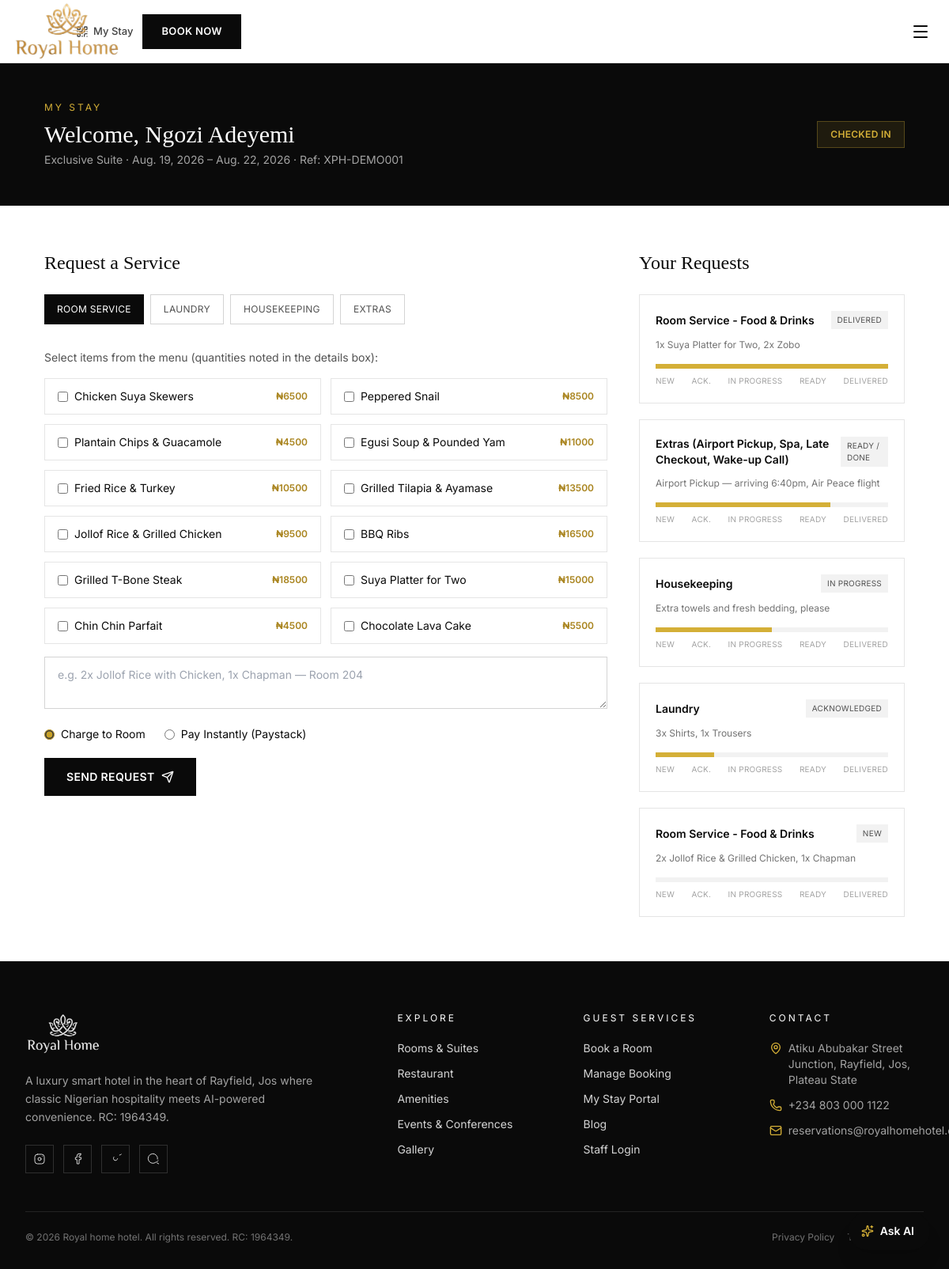
Page /my-stay/XPH-DEMO001/ on the committed database.
### bookings/models.py (models this page shows, shortened)
class Booking(models.Model):
    STATUS_CHOICES = [
        ('pending', 'Pending Payment'),
        ('confirmed', 'Confirmed'),
        ('checked_in', 'Checked In'),
        ('checked_out', 'Checked Out'),
        ('cancelled', 'Cancelled'),
    ]
    PAYMENT_CHOICES = [
        ('unpaid', 'Unpaid'),
        ('paid', 'Paid'),
        ('partial', 'Partial (Pay at Hotel)'),
    ]
    reference_code = models.CharField(max_length=20, unique=True, default=generate_reference, editable=False)
    room_type = models.ForeignKey(RoomType, on_delete=models.PROTECT, related_name='bookings')
    check_in = models.DateField()
    check_out = models.DateField()
    adults = models.PositiveIntegerField(default=1)
    children = models.PositiveIntegerField(default=0)
    full_name = models.CharField(max_length=150)
    email = models.EmailField()
    phone = models.CharField(max_length=30)
    whatsapp_opt_in = models.BooleanField(default=True)
    special_requests = models.TextField(blank=True)
    addons = models.ManyToManyField(AddOn, blank=True, related_name='bookings')
    room_total = models.DecimalField(max_digits=12, decimal_places=2, default=0)
    addon_total = models.DecimalField(max_digits=12, decimal_places=2, default=0)
    grand_total = models.DecimalField(max_digits=12, decimal_places=2, default=0)
    status = models.CharField(max_length=20, choices=STATUS_CHOICES, default='pending')
    payment_status = models.CharField(max_length=20, choices=PAYMENT_CHOICES, default='unpaid')
    payment_method = models.CharField(max_length=40, default='Paystack')
    created_at = models.DateTimeField(auto_now_add=True)
    class Meta:
        ordering = ['-created_at']

### rooms/models.py (models this page shows, shortened)
class RoomType(models.Model):
    CATEGORY_CHOICES = [
        ('standard', 'Standard'),
        ('deluxe', 'Deluxe'),
        ('exclusive', 'Exclusive Suite'),
        ('presidential', 'Presidential Suite'),
    ]
    name = models.CharField(max_length=120)
    slug = models.SlugField(unique=True)
    category = models.CharField(max_length=20, choices=CATEGORY_CHOICES, default='standard')
    tagline = models.CharField(max_length=200, blank=True)
    description = models.TextField()
    base_price = models.DecimalField(max_digits=10, decimal_places=2, help_text='Price per night in NGN')
    capacity_adults = models.PositiveIntegerField(default=2)
    capacity_children = models.PositiveIntegerField(default=1)
    bed_type = models.CharField(max_length=100, default='1 King Bed')
    size_sqm = models.PositiveIntegerField(default=28)
    total_rooms = models.PositiveIntegerField(default=10)
    amenities = models.TextField(help_text='Comma separated list, e.g. Free WiFi, Smart TV, Mini Bar')
    cover_image = models.ImageField(upload_to='rooms/', blank=True, null=True)
    is_featured = models.BooleanField(default=False)
    floor_range = models.CharField(max_length=50, blank=True, default='2nd - 4th Floor')
    class Meta:
        ordering = ['base_price']

### restaurant/models.py (models this page shows, shortened)
class MenuItem(models.Model):
    category = models.ForeignKey(MenuCategory, related_name='items', on_delete=models.CASCADE)
    name = models.CharField(max_length=150)
    description = models.CharField(max_length=255, blank=True)
    price = models.DecimalField(max_digits=10, decimal_places=2)
    is_signature = models.BooleanField(default=False)
    is_available_room_service = models.BooleanField(default=True)
    spice_level = models.PositiveSmallIntegerField(default=0, help_text='0-3 chili icons')
    class Meta:
        ordering = ['category__order', 'name']

### guestportal/models.py (models this page shows, shortened)
class ServiceOrder(models.Model):
    TYPE_CHOICES = [
        ('food', 'Room Service - Food & Drinks'),
        ('laundry', 'Laundry'),
        ('housekeeping', 'Housekeeping'),
        ('extra', 'Extras (Airport Pickup, Spa, Late Checkout, Wake-up Call)'),
    ]
    STATUS_CHOICES = [
        ('new', 'New'),
        ('acknowledged', 'Acknowledged'),
        ('in_progress', 'In Progress'),
        ('ready', 'Ready / Done'),
        ('delivered', 'Delivered'),
    ]
    PAYMENT_CHOICES = [
        ('charge_to_room', 'Charge to Room'),
        ('pay_instantly', 'Pay Instantly'),
    ]
    booking = models.ForeignKey(Booking, on_delete=models.CASCADE, related_name='service_orders')
    order_type = models.CharField(max_length=20, choices=TYPE_CHOICES)
    details = models.TextField(help_text='Free text summary of the order, e.g. "2x Jollof Rice, 1x Towels"')
    room_number = models.CharField(max_length=10, blank=True)
    amount = models.DecimalField(max_digits=10, decimal_places=2, default=0)
    payment_option = models.CharField(max_length=20, choices=PAYMENT_CHOICES, default='charge_to_room')
    status = models.CharField(max_length=20, choices=STATUS_CHOICES, default='new')
    placed_via = models.CharField(max_length=30, default='Guest Portal')
    created_at = models.DateTimeField(auto_now_add=True)
    updated_at = models.DateTimeField(auto_now=True)
    class Meta:
        ordering = ['-created_at']
    STATUS_STEPS = ['new', 'acknowledged', 'in_progress', 'ready', 'delivered']
    @property
    def progress_percent(self):
        try:
            idx = self.STATUS_STEPS.index(self.status)
        except ValueError:
            idx = 0
        return int((idx / (len(self.STATUS_STEPS) - 1)) * 100)

### guestportal/views.py (the view)
# urls.py: path('<str:reference_code>/', views.dashboard, name='dashboard'),
def dashboard(request, reference_code):
    booking = get_object_or_404(Booking, reference_code=reference_code)
    orders = booking.service_orders.all()
    menu_items = MenuItem.objects.filter(is_available_room_service=True)[:12]
    return render(request, 'guestportal/dashboard.html', {
        'booking': booking,
        'orders': orders,
        'menu_items': menu_items,
    })

### templates/guestportal/dashboard.html (shortened to what this page needs)
{% extends "base.html" %}
{% load static %}
{% block content %}
<section class="bg-ink py-12">
  <div class="max-w-6xl mx-auto px-5 lg:px-8 flex flex-wrap items-center justify-between gap-6">
    <div>
      <p class="uppercase tracking-widest2 text-gold-400 text-xs mb-2">My Stay</p>
      <h1 class="font-serif text-white text-2xl md:text-3xl">Welcome, {{ booking.full_name }}</h1>
      <p class="text-grey-400 text-sm mt-1">{{ booking.room_type.name }} &middot; {{ booking.check_in }} – {{ booking.check_out }} &middot; Ref: {{ booking.reference_code }}</p>
    </div>
    <span class="px-4 py-2 text-xs uppercase tracking-wide font-semibold bg-gold-400/10 text-gold-400 border border-gold-400/30">{{ booking.get_status_display }}</span>
  </div>
</section>
<section class="max-w-6xl mx-auto px-5 lg:px-8 py-14">
  <div class="grid grid-cols-1 lg:grid-cols-3 gap-10">
    <div class="lg:col-span-2">
      <h2 class="font-serif text-2xl mb-6">Request a Service</h2>
      <div class="flex flex-wrap gap-2 mb-8" id="portalTabs">
        <button class="portal-tab active-tab px-4 py-2.5 text-xs uppercase tracking-wide bg-ink text-white" data-tab="food">Room Service</button>
        <button class="portal-tab px-4 py-2.5 text-xs uppercase tracking-wide border border-grey-300 text-grey-600" data-tab="laundry">Laundry</button>
        <button class="portal-tab px-4 py-2.5 text-xs uppercase tracking-wide border border-grey-300 text-grey-600" data-tab="housekeeping">Housekeeping</button>
        <button class="portal-tab px-4 py-2.5 text-xs uppercase tracking-wide border border-grey-300 text-grey-600" data-tab="extra">Extras</button>
      </div>
      <form method="post" action="{% url 'guestportal:place_order' booking.reference_code %}" class="portal-panel" data-panel="food">
        <p class="text-sm text-grey-600 mb-4">Select items from the menu (quantities noted in the details box):</p>
        <div class="grid grid-cols-1 sm:grid-cols-2 gap-3 mb-4">
          {% for item in menu_items %}
          <label class="flex items-center justify-between gap-2 border border-grey-200 px-4 py-3 text-sm cursor-pointer hover:border-gold-400">
            <span class="flex items-center gap-2"><input type="checkbox" class="food-check accent-gold-500" data-name="{{ item.name }}" data-price="{{ item.price }}"> {{ item.name }}</span>
            <span class="text-gold-600 text-xs font-semibold">₦{{ item.price|floatformat:0 }}</span>
          </label>
          {% endfor %}
        </div>
        <textarea name="details" id="foodDetails" rows="2" placeholder="e.g. 2x Jollof Rice with Chicken, 1x Chapman — Room 204" class="w-full border border-grey-300 px-4 py-3 text-sm focus:outline-none focus:border-gold-400 mb-4"></textarea>
        {% include "partials/portal_room_payment.html" %}
      </form>
    </div>
    <div>
      <h2 class="font-serif text-2xl mb-6">Your Requests</h2>
      <div class="space-y-5">
        {% for order in orders %}
        <div class="border border-grey-200 p-5">
          <div class="flex items-center justify-between mb-3">
            <p class="text-sm font-semibold">{{ order.get_order_type_display }}</p>
            <span class="text-[10px] uppercase tracking-wide px-2 py-1 bg-grey-100 text-grey-600">{{ order.get_status_display }}</span>
          </div>
          <p class="text-xs text-grey-500 mb-4">{{ order.details|truncatewords:14 }}</p>
          <div class="w-full h-1.5 bg-grey-100 mb-2">
            <div class="h-1.5 bg-gold-400" style="width:{{ order.progress_percent }}%"></div>
          </div>
          <div class="flex justify-between text-[10px] text-grey-400 uppercase tracking-wide">
            <span>New</span><span>Ack.</span><span>In Progress</span><span>Ready</span><span>Delivered</span>
          </div>
        </div>
        {% empty %}
        <p class="text-sm text-grey-500">No requests yet. Use the form to order food, laundry or housekeeping.</p>
        {% endfor %}
      </div>
    </div>
  </div>
</section>
{% endblock %}

### static/css/site.css (style rules this page uses)
html { scroll-behavior: smooth; }

### rows in the picture
Booking: full_name "Ngozi Adeyemi", room_type.name "Exclusive Suite", check_in "Aug. 19, 2026", check_out "Aug. 22, 2026", reference_code "XPH-DEMO001", status "CHECKED IN"
MenuItem: name "Chicken Suya Skewers", price "6500"
MenuItem: name "Peppered Snail", price "8500"
MenuItem: name "Plantain Chips & Guacamole", price "4500"
MenuItem: name "Egusi Soup & Pounded Yam", price "11000"
MenuItem: name "Fried Rice & Turkey", price "10500"
MenuItem: name "Grilled Tilapia & Ayamase", price "13500"
MenuItem: name "Jollof Rice & Grilled Chicken", price "9500"
MenuItem: name "BBQ Ribs", price "16500"
MenuItem: name "Grilled T-Bone Steak", price "18500"
MenuItem: name "Suya Platter for Two", price "15000"
MenuItem: name "Chin Chin Parfait", price "4500"
MenuItem: name "Chocolate Lava Cake", price "5500"
ServiceOrder: order_type "Room Service - Food & Drinks", status "DELIVERED", details "1x Suya Platter for Two, 2x Zobo"
ServiceOrder: order_type "Extras (Airport Pickup, Spa, Late Checkout, Wake-up Call)", status "READY / DONE", details "Airport Pickup — arriving 6:40pm, Air Peace flight"
ServiceOrder: order_type "Housekeeping", status "IN PROGRESS", details "Extra towels and fresh bedding, please"
ServiceOrder: order_type "Laundry", status "ACKNOWLEDGED", details "3x Shirts, 1x Trousers"
ServiceOrder: order_type "Room Service - Food & Drinks", status "NEW", details "2x Jollof Rice & Grilled Chicken, 1x Chapman"
